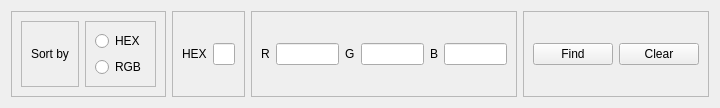
<?xml version="1.0" encoding="UTF-8"?>
<ui version="4.0">
 <class>SearchFilter</class>
 <widget class="QWidget" name="SearchFilter">
  <property name="geometry">
   <rect>
    <x>0</x>
    <y>0</y>
    <width>720</width>
    <height>102</height>
   </rect>
  </property>
  <property name="windowTitle">
   <string>Form</string>
  </property>
  <layout class="QHBoxLayout" name="horizontalLayout_6">
   <item>
    <widget class="QFrame" name="frame_3">
     <property name="frameShape">
      <enum>QFrame::StyledPanel</enum>
     </property>
     <property name="frameShadow">
      <enum>QFrame::Raised</enum>
     </property>
     <layout class="QHBoxLayout" name="horizontalLayout_2">
      <item>
       <widget class="QFrame" name="frame">
        <property name="frameShape">
         <enum>QFrame::StyledPanel</enum>
        </property>
        <property name="frameShadow">
         <enum>QFrame::Raised</enum>
        </property>
        <layout class="QHBoxLayout" name="horizontalLayout">
         <item>
          <widget class="QLabel" name="SortByLabel">
           <property name="text">
            <string>Sort by</string>
           </property>
          </widget>
         </item>
        </layout>
       </widget>
      </item>
      <item>
       <widget class="QFrame" name="frame_2">
        <property name="frameShape">
         <enum>QFrame::StyledPanel</enum>
        </property>
        <property name="frameShadow">
         <enum>QFrame::Raised</enum>
        </property>
        <layout class="QVBoxLayout" name="verticalLayout">
         <item>
          <widget class="QRadioButton" name="HEXRadioButton">
           <property name="text">
            <string>HEX</string>
           </property>
          </widget>
         </item>
         <item>
          <widget class="QRadioButton" name="RGBRadioButton">
           <property name="text">
            <string>RGB</string>
           </property>
          </widget>
         </item>
        </layout>
       </widget>
      </item>
     </layout>
    </widget>
   </item>
   <item>
    <widget class="QFrame" name="frame_4">
     <property name="frameShape">
      <enum>QFrame::StyledPanel</enum>
     </property>
     <property name="frameShadow">
      <enum>QFrame::Raised</enum>
     </property>
     <layout class="QHBoxLayout" name="horizontalLayout_3">
      <item>
       <widget class="QLabel" name="hexLabel">
        <property name="text">
         <string>HEX</string>
        </property>
       </widget>
      </item>
      <item>
       <widget class="QLineEdit" name="hexLineEdit"/>
      </item>
     </layout>
    </widget>
   </item>
   <item>
    <spacer name="horizontalSpacer">
     <property name="orientation">
      <enum>Qt::Horizontal</enum>
     </property>
     <property name="sizeHint" stdset="0">
      <size>
       <width>40</width>
       <height>20</height>
      </size>
     </property>
    </spacer>
   </item>
   <item>
    <widget class="QFrame" name="frame_5">
     <property name="frameShape">
      <enum>QFrame::StyledPanel</enum>
     </property>
     <property name="frameShadow">
      <enum>QFrame::Raised</enum>
     </property>
     <layout class="QHBoxLayout" name="horizontalLayout_4">
      <item>
       <spacer name="horizontalSpacer_2">
        <property name="orientation">
         <enum>Qt::Horizontal</enum>
        </property>
        <property name="sizeHint" stdset="0">
         <size>
          <width>40</width>
          <height>20</height>
         </size>
        </property>
       </spacer>
      </item>
      <item>
       <widget class="QLabel" name="redLabel">
        <property name="text">
         <string>R</string>
        </property>
       </widget>
      </item>
      <item>
       <widget class="QLineEdit" name="redLineEdit"/>
      </item>
      <item>
       <widget class="QLabel" name="greenLabel">
        <property name="text">
         <string>G</string>
        </property>
       </widget>
      </item>
      <item>
       <widget class="QLineEdit" name="greenLineEdit"/>
      </item>
      <item>
       <widget class="QLabel" name="blueLabel">
        <property name="text">
         <string>B</string>
        </property>
       </widget>
      </item>
      <item>
       <widget class="QLineEdit" name="blueLineEdit"/>
      </item>
     </layout>
    </widget>
   </item>
   <item>
    <widget class="QFrame" name="frame_6">
     <property name="frameShape">
      <enum>QFrame::StyledPanel</enum>
     </property>
     <property name="frameShadow">
      <enum>QFrame::Raised</enum>
     </property>
     <layout class="QHBoxLayout" name="horizontalLayout_5">
      <item>
       <widget class="QPushButton" name="findButton">
        <property name="text">
         <string>Find</string>
        </property>
       </widget>
      </item>
      <item>
       <widget class="QPushButton" name="clearButton">
        <property name="text">
         <string>Clear</string>
        </property>
       </widget>
      </item>
     </layout>
    </widget>
   </item>
  </layout>
 </widget>
 <resources/>
 <connections/>
</ui>
